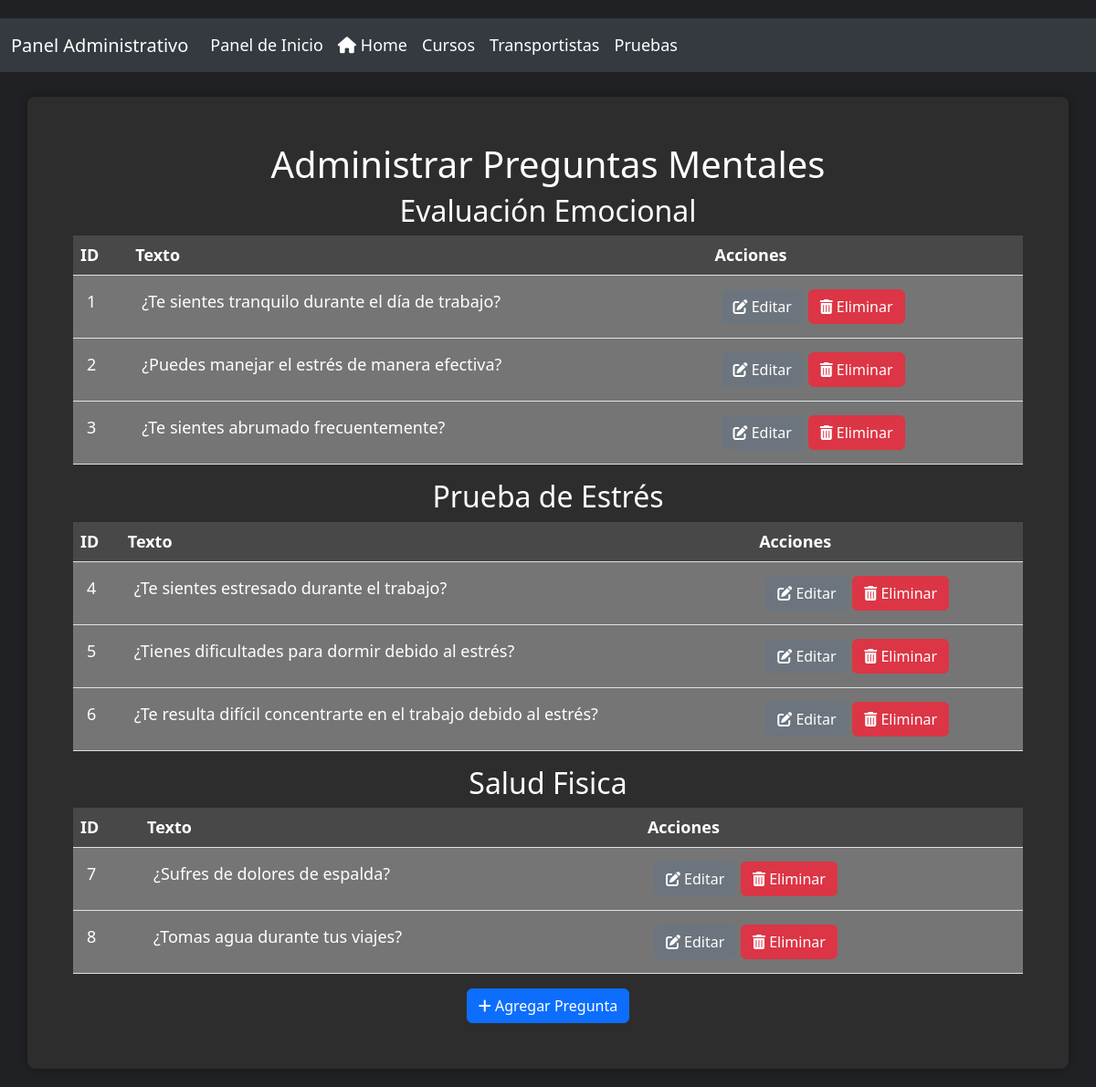
/admin/admin_preguntasmental.php (signed in), run on the app's committed database.
### tables this page shows
CREATE TABLE `preguntasmental`  (
  `ID` int(11) NOT NULL AUTO_INCREMENT,
  `IDPrueba` int(11) NOT NULL,
  `Texto` text NOT NULL,
  PRIMARY KEY (`ID`) USING BTREE,
  INDEX `fk_prueba`(`IDPrueba`) USING BTREE,
  CONSTRAINT `fk_prueba` FOREIGN KEY (`IDPrueba`) REFERENCES `pruebas` (`ID`) ON DELETE RESTRICT ON UPDATE RESTRICT
);

CREATE TABLE `pruebas`  (
  `ID` int(11) NOT NULL AUTO_INCREMENT,
  `Nombre` varchar(255) NOT NULL,
  `Descripcion` text NULL,
  `FechaCreacion` timestamp NOT NULL DEFAULT CURRENT_TIMESTAMP,
  PRIMARY KEY (`ID`) USING BTREE
);

### admin/admin_preguntasmental.php (the view, shortened to what this page needs)
<?php
require_once '../Conexion/conectar.php';
$sql = "SELECT pr.ID AS PruebaID, pr.Nombre AS NombrePrueba, p.ID AS PreguntaID, p.Texto
        FROM pruebas pr
        LEFT JOIN preguntasmental p ON pr.ID = p.IDPrueba
        ORDER BY pr.ID";
$result = $cn->query($sql);
$currentPruebaID = null;
?>
<!DOCTYPE html>
<html lang="en">
<head>
    <link href="https://cdnjs.cloudflare.com/ajax/libs/font-awesome/6.0.0-beta3/css/all.min.css" rel="stylesheet">
    <link href="https://cdn.jsdelivr.net/npm/bootstrap@5.3.0/dist/css/bootstrap.min.css" rel="stylesheet">
    <link rel="stylesheet" href="admin/styles/styles.css">
</head>
<body>
    <nav class="navbar navbar-expand-lg navbar-dark">
        <div class="container-fluid">
            <a class="navbar-brand" href="#">Panel Administrativo</a>
            <div class="collapse navbar-collapse" id="navbarNav">
                <ul class="navbar-nav">
                    <li class="nav-item">
                        <a class="nav-link" href="../admin.php">Panel de Inicio</a>
                    </li>
                    <li class="nav-item">
                        <a class="nav-link" href="../home.php"><i class="fas fa-home"></i> Home</a>
                    </li>
                    <li class="nav-item">
                        <a class="nav-link" href="admin_cursos.php">Cursos</a>
                    </li>
                    <li class="nav-item">
                        <a class="nav-link" href="admin_transportistas.php">Transportistas</a>
                    </li>
                    <li class="nav-item">
                        <a class="nav-link" href="admin_pruebas.php">Pruebas</a>
                    </li>
                </ul>
            </div>
        </div>
    </nav>
    <br>
    <div class="container">
        <h1>Administrar Preguntas Mentales</h1>
        <?php while ($row = $result->fetch_assoc()) : ?>
            <?php if ($row['PruebaID'] !== $currentPruebaID) : ?>
                <?php if ($currentPruebaID !== null) : ?>
                    </tbody>
                    </table>
                <?php endif; ?>
                <h2><?php echo $row['NombrePrueba']; ?></h2>
                <table class="table">
                    <thead>
                        <tr>
                            <th>ID</th>
                            <th>Texto</th>
                            <th>Acciones</th>
                        </tr>
                    </thead>
                    <tbody>
                    <?php endif; ?>
                    <tr>
                        <td><?php echo $row['PreguntaID']; ?></td>
                        <td><?php echo $row['Texto']; ?></td>
                        <td>
                            <a href="edit_pregunta.php?id=<?php echo $row['PreguntaID']; ?>" class="btn btn-secondary"><i class="fas fa-edit"></i> Editar</a>
                            <button class="btn btn-danger" onclick="confirmarEliminacion(<?php echo $row['PreguntaID']; ?>)"><i class="fas fa-trash-alt"></i> Eliminar</button>
                        </td>
                    </tr>
                    <?php $currentPruebaID = $row['PruebaID']; ?>
                <?php endwhile; ?>
                <?php if ($currentPruebaID !== null) : ?>
                    </tbody>
                </table>
            <?php else : ?>
                <p>No hay preguntas para mostrar.</p>
            <?php endif; ?>
            <a href="create_pregunta.php" class="btn btn-primary"><i class="fas fa-plus"></i> Agregar Pregunta</a>
    </div>
</body>
</html>

### admin/styles/styles.css (style rules this page uses)
body { background-color: #1e1e2d; color: #ffffff; font-size: 18px; }
.navbar { background-color: #2c2c38; }
.navbar-brand, .nav-link { color: #ffffff; }
.container { display: flex; justify-content: center; align-items: center; flex-direction: column; min-height: 70vh; }
a { color: inherit; text-decoration: none; }

### admin/admin_preguntasmental.php (style rules this page uses)
body { background-color: #202124; color: #ffffff; padding-top: 20px; padding-bottom: 20px; }
.navbar { background-color: #343a40 !important; }
.container { background-color: #2d2d2d; border-radius: 8px; padding: 50px; box-shadow: 0px 0px 10px rgba(0, 0, 0, 0.3); }
.table { background-color: #373737; color: #ffffff; }
.table th { background-color: #484848; color: #ffffff; }
.table td { padding: 15px; background-color: #757575; color: #ffffff; }
.table thead { background-color: #343a40; }

### data on the page
preguntasmental: IDPrueba.Nombre "Evaluación Emocional", ID "1", Texto "¿Te sientes tranquilo durante el día de trabajo?"
preguntasmental: ID "2", Texto "¿Puedes manejar el estrés de manera efectiva?"
preguntasmental: ID "3", Texto "¿Te sientes abrumado frecuentemente?"
preguntasmental: IDPrueba.Nombre "Prueba de Estrés", ID "4", Texto "¿Te sientes estresado durante el trabajo?"
preguntasmental: ID "5", Texto "¿Tienes dificultades para dormir debido al estrés?"
preguntasmental: ID "6", Texto "¿Te resulta difícil concentrarte en el trabajo debido al estrés?"
preguntasmental: IDPrueba.Nombre "Salud Fisica", ID "7", Texto "¿Sufres de dolores de espalda?"
preguntasmental: ID "8", Texto "¿Tomas agua durante tus viajes?"
